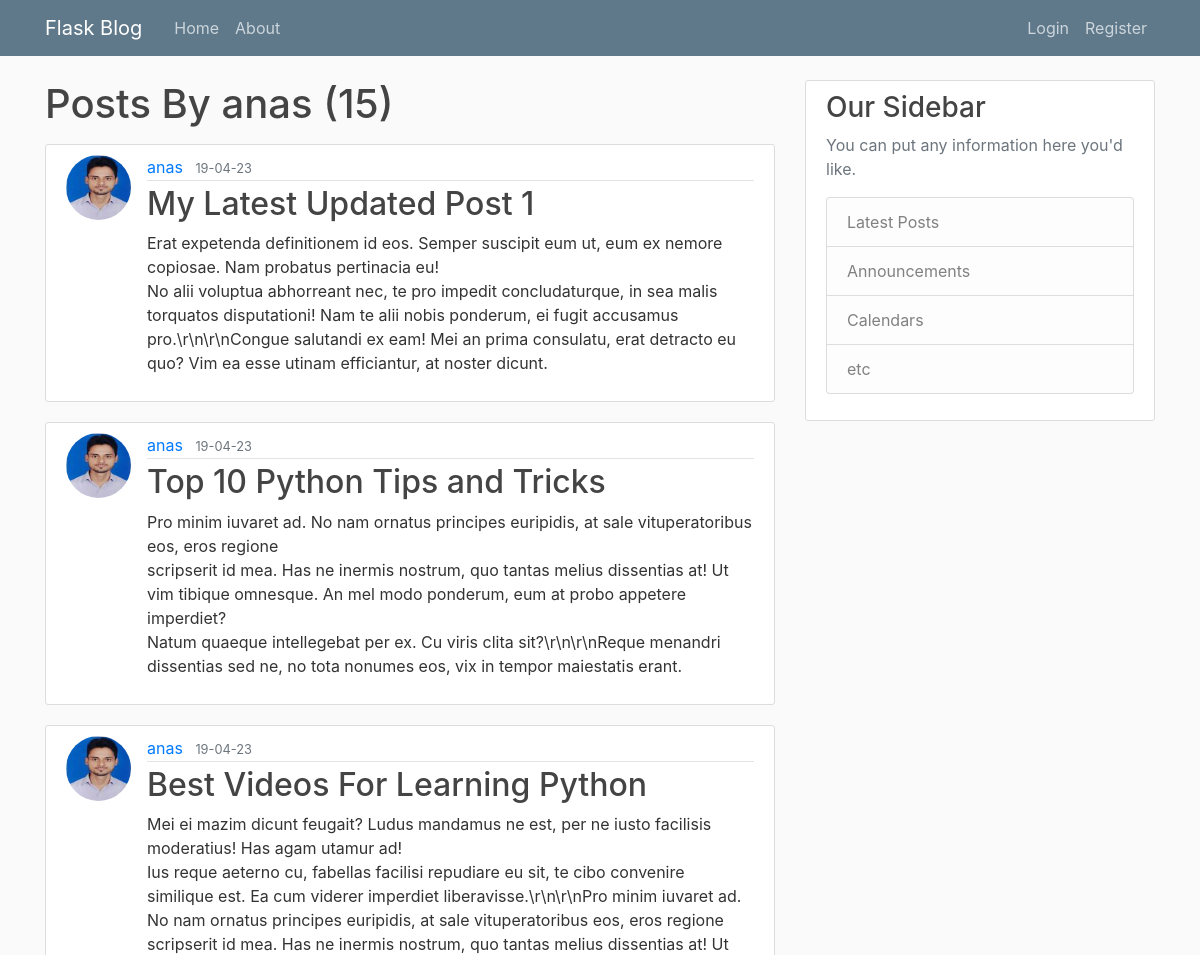
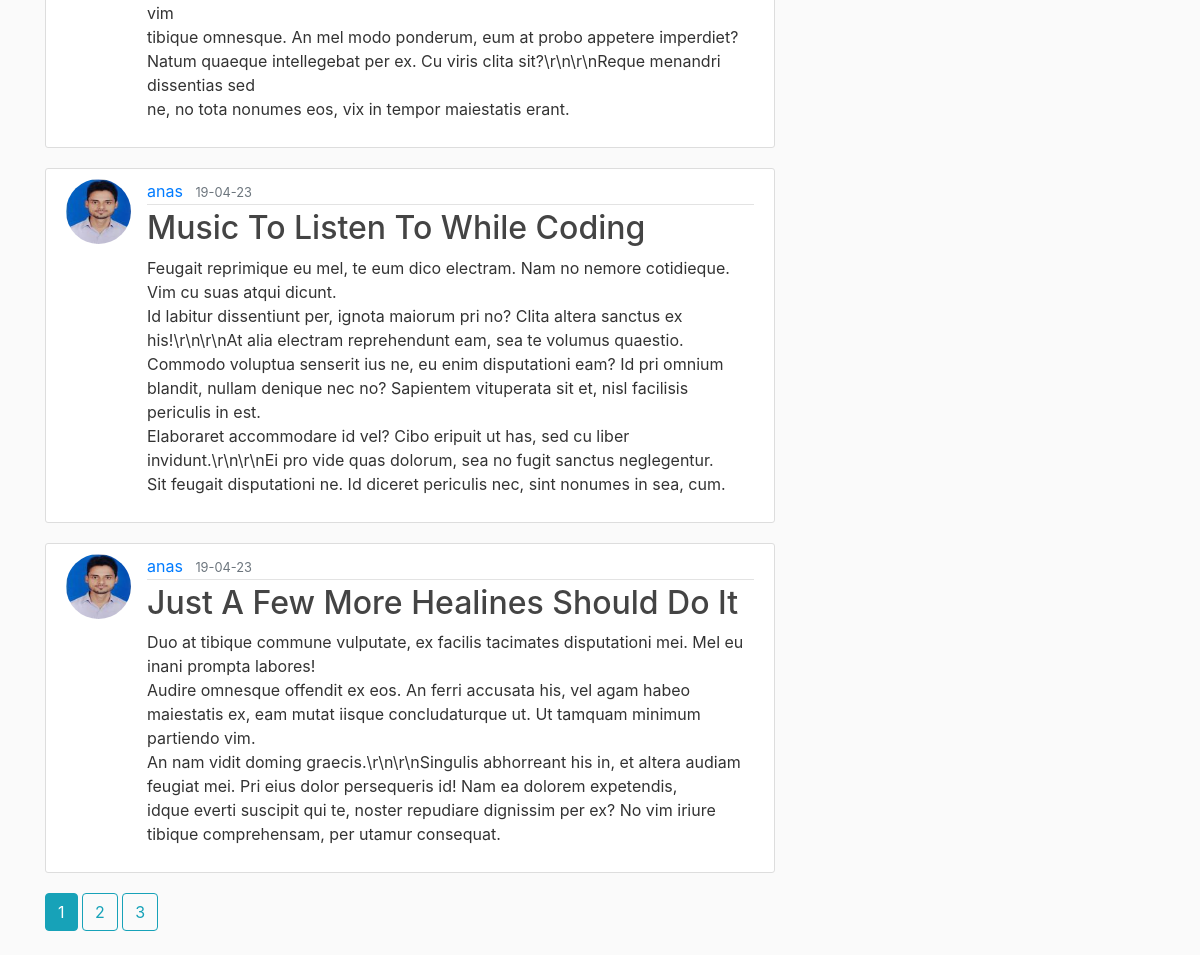
The page /user/anas on the database its author committed (2 pictures, top to bottom).
### flaskblog/models.py (models this page shows, shortened)
class User(db.Model,UserMixin):
	id = db.Column(db.Integer, primary_key=True)
	username = db.Column(db.String(20), unique=True, nullable=False)
	email = db.Column(db.String(120), unique=True, nullable=False)
	image_file = db.Column(db.String(20), nullable=False, default='default.jpg')
	password = db.Column(db.String(60), nullable=False,)
	posts = db.relationship('Post', backref='author', lazy=True)

class Post(db.Model):
	id = db.Column(db.Integer, primary_key=True)
	title = db.Column(db.String(100), nullable=False)
	date_posted = db.Column(db.DateTime, nullable=False, default=datetime.utcnow)
	content = db.Column(db.Text, nullable=False)
	user_id=db.Column(db.Integer, db.ForeignKey('user.id'),nullable=False)

### flaskblog/routes.py (the view)
@app.route("/user/<string:username>")
def user_posts(username):
	page = request.args.get('page', 1, type=int)
	user = User.query.filter_by(username=username).first_or_404()
	posts = Post.query.filter_by(author=user)\
			.order_by(Post.date_posted.desc())\
			.paginate(per_page=5, page=page)
	return render_template('user_posts.html',posts=posts, user=user)

### flaskblog/templates/user_posts.html
{% extends 'layout.html' %}
{% block content %}
<h1 class="mb-3" >Posts By {{ user.username }} ({{ posts.total }}) </h1>
	{% for post in posts.items %}
	<article class="media content-section">
		<img class="rounded-circle article-img" src="{{ url_for('static', filename='profile_pics/'+ post.author.image_file) }}">
		  <div class="media-body">
		    <div class="article-metadata">
		      <a class="mr-2" href="{{ url_for('user_posts', username=post.author.username) }}">{{ post.author.username }}</a>
		      <small class="text-muted">{{ post.date_posted.strftime('%y-%m-%d') }}</small>
		    </div>
		    <h2><a class="article-title" href="{{ url_for('post',post_id=post.id) }}">{{ post.title }}</a></h2>
		    <p class="article-content">{{ post.content }}</p>
		  </div>
    </article>
	{% endfor %}
	{% for page_num in posts.iter_pages(left_edge=1, right_edge=1, left_current=1, right_current=2) %}
		{% if page_num %}
			{% if posts.page == page_num %}
				<a class="btn btn-info mb-4" href="{{url_for('user_posts', username=user.username, page=page_num)}}">{{ page_num }}</a>
			{% else %}
				<a class="btn btn-outline-info mb-4" href="{{url_for('user_posts', username=user.username, page=page_num)}}">{{ page_num }}</a>
			{% endif %}
		{% else %}
			....
		{% endif %}
	{% endfor %}
{% endblock content %}

### flaskblog/static/main.css (style rules this page uses)
body { background: #fafafa; color: #333333; margin-top: 5rem; }
h1, h2, h3, h4, h5, h6 { color: #444444; }
.content-section { background: #ffffff; padding: 10px 20px; border: 1px solid #dddddd; border-radius: 3px; margin-bottom: 20px; }
.article-title { color: #444444; }
.article-content { white-space: pre-line; }
.article-img { height: 65px; width: 65px; margin-right: 16px; }
.article-metadata { padding-bottom: 1px; margin-bottom: 4px; border-bottom: 1px solid #e3e3e3 }

### rows shown on the page
User: username "anas"
Post: image_file (picture), author.username "anas", date_posted "19-04-23", title "My Latest Updated Post 1", content "Erat expetenda definitionem id eos. Semper suscipit eum ut, eum ex nemore copiosae. Nam probatus pertinacia eu! No alii voluptua abhorreant nec, te pro impedit concludaturque, in sea malis torquatos disputationi! Nam te alii nobis ponderum, ei fugit accusamus pro.\\r\\n\\r\\nCongue salutandi ex eam! Mei an prima consulatu, erat detracto eu quo? Vim ea esse utinam efficiantur, at noster dicunt."
Post: image_file (picture), author.username "anas", date_posted "19-04-23", title "Top 10 Python Tips and Tricks", content "Pro minim iuvaret ad. No nam ornatus principes euripidis, at sale vituperatoribus eos, eros regione scripserit id mea. Has ne inermis nostrum, quo tantas melius dissentias at! Ut vim tibique omnesque. An mel modo ponderum, eum at probo appetere imperdiet? Natum quaeque intellegebat per ex. Cu viris clita sit?\\r\\n\\r\\nReque menandri dissentias sed ne, no tota nonumes eos, vix in tempor maiestatis erant."
Post: image_file (picture), author.username "anas", date_posted "19-04-23", title "Best Videos For Learning Python", content "Mei ei mazim dicunt feugait? Ludus mandamus ne est, per ne iusto facilisis moderatius! Has agam utamur ad! Ius reque aeterno cu, fabellas facilisi repudiare eu sit, te cibo convenire similique est. Ea cum viderer imperdiet liberavisse.\\r\\n\\r\\nPro minim iuvaret ad. No nam ornatus principes euripidis, at sale vituperatoribus eos, eros regione scripserit id mea. Has ne inermis nostrum, quo tantas melius dissentias at! Ut vim tibique omnesque. An mel modo ponderum, eum at probo appetere imperdiet? Natum quaeque intellegebat per ex. Cu viris clita sit?\\r\\n\\r\\nReque menandri dissentias sed ne, no tota nonumes eos, vix in tempor maiestatis erant."
Post: image_file (picture), author.username "anas", date_posted "19-04-23", title "Music To Listen To While Coding", content "Feugait reprimique eu mel, te eum dico electram. Nam no nemore cotidieque. Vim cu suas atqui dicunt. Id labitur dissentiunt per, ignota maiorum pri no? Clita altera sanctus ex his!\\r\\n\\r\\nAt alia electram reprehendunt eam, sea te volumus quaestio. Commodo voluptua senserit ius ne, eu enim disputationi eam? Id pri omnium blandit, nullam denique nec no? Sapientem vituperata sit et, nisl facilisis periculis in est. Elaboraret accommodare id vel? Cibo eripuit ut has, sed cu liber invidunt.\\r\\n\\r\\nEi pro vide quas dolorum, sea no fugit sanctus neglegentur. Sit feugait disputationi ne. Id diceret periculis nec, sint nonumes in sea, cum."
Post: image_file (picture), author.username "anas", date_posted "19-04-23", title "Just A Few More Healines Should Do It", content "Duo at tibique commune vulputate, ex facilis tacimates disputationi mei. Mel eu inani prompta labores! Audire omnesque offendit ex eos. An ferri accusata his, vel agam habeo maiestatis ex, eam mutat iisque concludaturque ut. Ut tamquam minimum partiendo vim. An nam vidit doming graecis.\\r\\n\\r\\nSingulis abhorreant his in, et altera audiam feugiat mei. Pri eius dolor persequeris id! Nam ea dolorem expetendis, idque everti suscipit qui te, noster repudiare dignissim per ex? No vim iriure tibique comprehensam, per utamur consequat."

### other values the page prints
{{ posts.total }} "15"
{{ page_num }} "1"
{{ page_num }} "2" "3"
